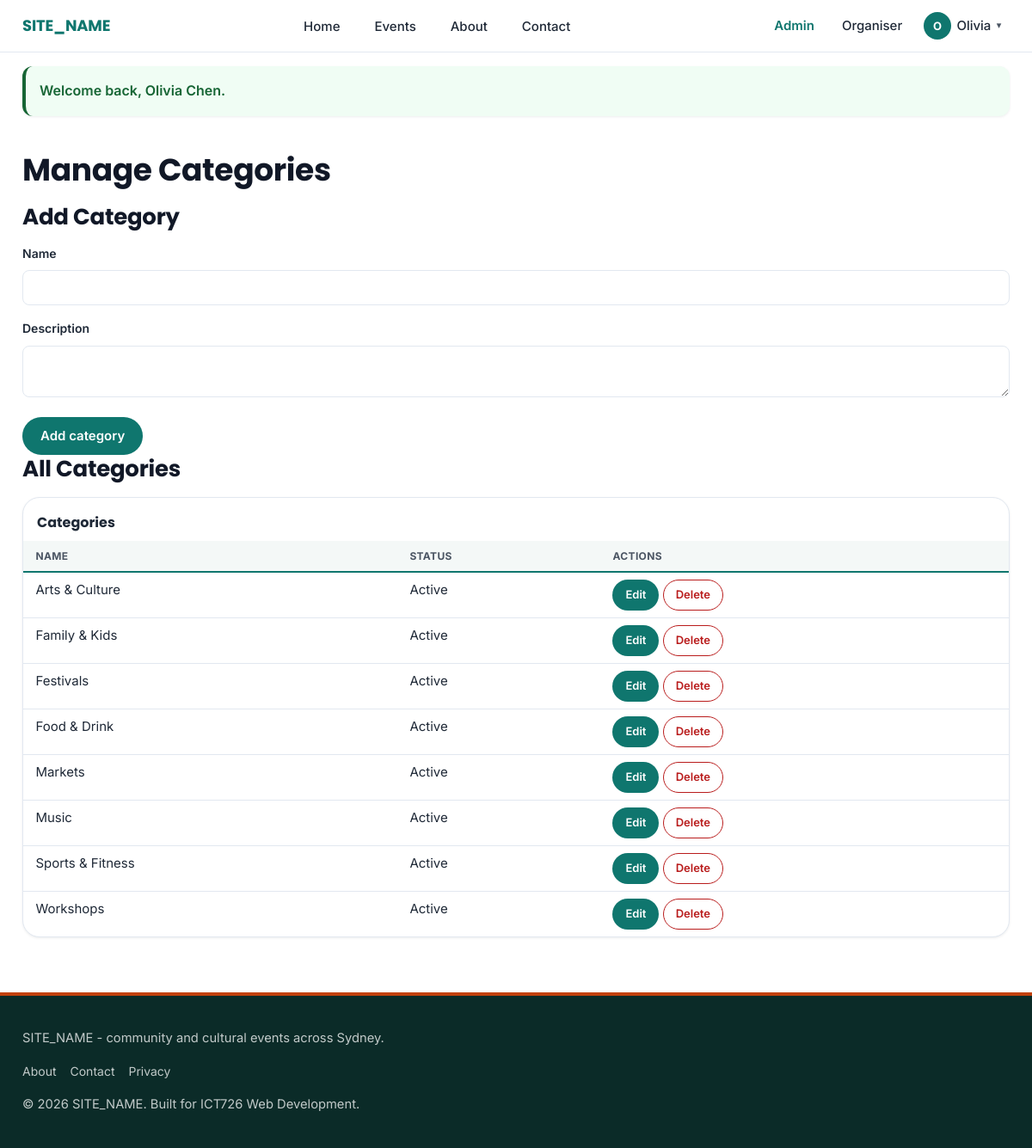
Screenshot of /admin/categories.php (signed in) with the database file from the repository.
### tables this page shows
CREATE TABLE categories (
    id              INT AUTO_INCREMENT PRIMARY KEY,
    name            VARCHAR(80) NOT NULL,
    slug            VARCHAR(80) NOT NULL,
    description     VARCHAR(255) NULL,
    is_active       TINYINT(1) NOT NULL DEFAULT 1,
    UNIQUE KEY uq_categories_slug (slug)
);

### includes/validate.php (called while the page is built, shortened)
<?php
function e($value) {
    return htmlspecialchars($value ?? '', ENT_QUOTES, 'UTF-8');
}

### admin/categories.php (the view, shortened to what this page needs)
<?php
require_once __DIR__ . '/../includes/auth_guard.php';
$editId = isset($_GET['edit']) ? (int) $_GET['edit'] : null;
$errors = [];
$name = '';
$description = '';
$categories = $pdo->query("SELECT * FROM categories ORDER BY name ASC")->fetchAll();
require_once __DIR__ . '/../includes/header.php';
?>
<h1>Manage Categories</h1>
<h2><?= $editId ? 'Edit Category' : 'Add Category' ?></h2>
<form method="post" action="<?= BASE_URL ?>/admin/categories.php" novalidate>
    <div class="form-field">
        <label for="name">Name</label>
        <input type="text" id="name" name="name" value="<?= e($name) ?>" required
               <?= isset($errors['name']) ? 'class="has-error" aria-describedby="name-error"' : '' ?>>
    </div>
    <div class="form-field">
        <label for="description">Description</label>
        <textarea id="description" name="description" rows="2"><?= e($description) ?></textarea>
    </div>
    <button type="submit" class="btn"><?= $editId ? 'Save changes' : 'Add category' ?></button>
</form>
<h2>All Categories</h2>
<div class="data-table-wrapper">
    <table class="data-table">
        <caption>Categories</caption>
        <thead>
            <tr>
                <th scope="col">Name</th>
                <th scope="col">Status</th>
                <th scope="col">Actions</th>
            </tr>
        </thead>
        <tbody>
            <?php foreach ($categories as $category): ?>
                <tr>
                    <td><?= e($category['name']) ?></td>
                    <td><?= (int) $category['is_active'] === 1 ? 'Active' : 'Inactive' ?></td>
                    <td>
                        <a class="btn btn-small" href="<?= BASE_URL ?>/admin/categories.php?edit=<?= (int) $category['id'] ?>">Edit</a>
                        <?php if ((int) $category['is_active'] === 1): ?>
                            <form method="post" action="<?= BASE_URL ?>/admin/categories.php" class="logout-form" data-confirm="Delete or deactivate '<?= e($category['name']) ?>'?">
                                <button type="submit" class="btn btn-small btn-danger">Delete</button>
                            </form>
                        <?php endif; ?>
                    </td>
                </tr>
            <?php endforeach; ?>
        </tbody>
    </table>
</div>
<?php require_once __DIR__ . '/../includes/footer.php'; ?>

### assets/css/style.css (style rules this page uses)
:root { --color-primary: #0f766e; --color-primary-dark: #115e59; --color-primary-light: #14b8a6; --color-accent: #c2410c; --color-accent-light: #f97316; --color-text: #1f2937; --color-text-light: #4b5563; --color-bg: #ffffff; --color-bg-alt: #f4f8f7; --color-border: #e2e8f0; --color-error: #b91c1c; --color-error-bg: #fef2f2; --color-success: #166534; --color-success-bg: #f0fdf4; --color-warning: #854d0e; --color-warning-bg: #fef9c3; --font-heading: 'Poppins', 'Segoe UI', system-ui, -apple-system, Arial, sans-serif; --font-body: 'Inter', 'Segoe UI', system-ui, -apple-system, Arial, sans-serif; --radius-sm: 8px; --radius: 12px; --radius-lg: 20px; --radius-full: 999px; --shadow-sm: 0 1px 3px rgba(15, 23, 42, 0.08); --shadow-md: 0 6px 16px rgba(15, 23, 42, 0.10), 0 2px 4px rgba(15, 23, 42, 0.06); --shadow-lg: 0 16px 40px rgba(15, 23, 42, 0.16), 0 4px 10px rgba(15, 23, 42, 0.08); --transition: 180ms cubic-bezier(0.4, 0, 0.2, 1); --spacing-1: 0.5rem; --spacing-2: 1rem; --spacing-3: 1.5rem; --spacing-4: 2rem; --max-width: 1180px; }
* { box-sizing: border-box; }
html { scroll-behavior: smooth; }
body { margin: 0; font-family: var(--font-body); color: var(--color-text); background: var(--color-bg); line-height: 1.6; -webkit-font-smoothing: antialiased; }
a { color: var(--color-primary); transition: color var(--transition); }
.logout-form { display: inline; }
h1, h2, h3 { margin: 0 0 var(--spacing-2); font-family: var(--font-heading); line-height: 1.25; letter-spacing: -0.01em; color: #111827; }
h1 { font-size: 1.75rem; }
h2 { font-size: 1.375rem; }
@media (min-width: 768px) { h1 { font-size: 2.25rem; } }
@media (min-width: 768px) { h2 { font-size: 1.625rem; } }
main > h1, main > section h2, main > article h2 { position: relative; }
.form-field { margin-bottom: var(--spacing-2); }
label { display: block; font-size: 0.875rem; font-weight: 600; margin-bottom: var(--spacing-1); color: var(--color-text); }
input[type="text"], input[type="email"], input[type="password"], input[type="tel"], input[type="number"], input[type="date"], input[type="datetime-local"], input[type="search"], input[type="file"], select, textarea { width: 100%; padding: 0.625rem 0.875rem; border: 1px solid var(--color-border); border-radius: var(--radius-sm); font-family: var(--font-body); font-size: 0.9375rem; background: var(--color-bg); transition: border-color var(--transition), box-shadow var(--transition); }
.btn { display: inline-flex; align-items: center; justify-content: center; gap: var(--spacing-1); min-height: 2.75rem; padding: 0.625rem 1.25rem; border: 1px solid transparent; border-radius: var(--radius-full); background: var(--color-primary); color: #fff; font-family: var(--font-body); font-size: 0.9375rem; font-weight: 600; line-height: 1.2; text-decoration: none; text-align: center; cursor: pointer; transition: all var(--transition); }
.btn-danger { background: transparent; color: var(--color-error); border-color: var(--color-error); }
.btn-small { min-height: 2.25rem; padding: 0.375rem 0.875rem; font-size: 0.8125rem; }
.data-table-wrapper { position: relative; overflow-x: auto; background: var(--color-bg); border: 1px solid var(--color-border); border-radius: var(--radius-lg); box-shadow: var(--shadow-sm); }
table.data-table { width: 100%; border-collapse: collapse; }
table.data-table caption { text-align: left; font-weight: 700; font-family: var(--font-heading); padding: var(--spacing-2) var(--spacing-2) var(--spacing-1); }
table.data-table th, table.data-table td { border-bottom: 1px solid var(--color-border); padding: var(--spacing-1) 0.9rem; text-align: left; vertical-align: top; }
table.data-table td { font-size: 0.9375rem; }
table.data-table th { position: sticky; top: 0; z-index: 1; background: var(--color-bg-alt); font-size: 0.75rem; text-transform: uppercase; letter-spacing: 0.03em; color: var(--color-text-light); border-bottom: 2px solid var(--color-primary); }
table.data-table tbody tr:last-child td { border-bottom: none; }

### rows the page displays
categories: name "Arts & Culture", is_active "Active"
categories: name "Family & Kids", is_active "Active"
categories: name "Festivals", is_active "Active"
categories: name "Food & Drink", is_active "Active"
categories: name "Markets", is_active "Active"
categories: name "Music", is_active "Active"
categories: name "Sports & Fitness", is_active "Active"
categories: name "Workshops", is_active "Active"

### other values shown
SITE_NAME "SITE_NAME"
$headerUserInitial "O"
$headerUserFirstName "Olivia"
$flash['message'] "Welcome back, Olivia Chen."
